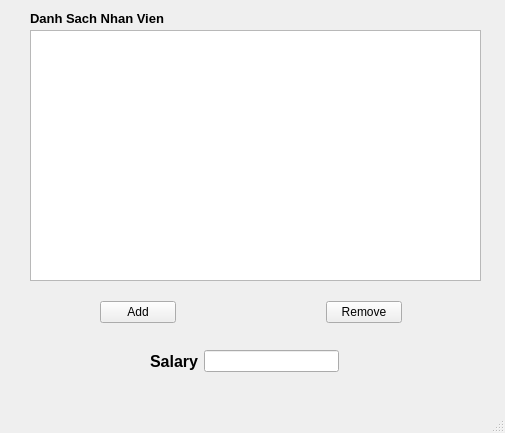
<?xml version="1.0" encoding="UTF-8"?>
<ui version="4.0">
 <class>MainWindow</class>
 <widget class="QMainWindow" name="MainWindow">
  <property name="geometry">
   <rect>
    <x>0</x>
    <y>0</y>
    <width>505</width>
    <height>433</height>
   </rect>
  </property>
  <property name="windowTitle">
   <string>MainWindow</string>
  </property>
  <widget class="QWidget" name="centralwidget">
   <widget class="QLabel" name="label">
    <property name="geometry">
     <rect>
      <x>30</x>
      <y>10</y>
      <width>281</width>
      <height>16</height>
     </rect>
    </property>
    <property name="font">
     <font>
      <family>Arial</family>
      <pointsize>10</pointsize>
      <weight>75</weight>
      <bold>true</bold>
     </font>
    </property>
    <property name="text">
     <string>Danh Sach Nhan Vien</string>
    </property>
   </widget>
   <widget class="QListWidget" name="listDanhSanh">
    <property name="geometry">
     <rect>
      <x>30</x>
      <y>30</y>
      <width>451</width>
      <height>251</height>
     </rect>
    </property>
   </widget>
   <widget class="QWidget" name="layoutWidget">
    <property name="geometry">
     <rect>
      <x>100</x>
      <y>300</y>
      <width>302</width>
      <height>25</height>
     </rect>
    </property>
    <layout class="QHBoxLayout" name="horizontalLayout">
     <property name="spacing">
      <number>150</number>
     </property>
     <item>
      <widget class="QPushButton" name="btnAdd">
       <property name="text">
        <string>Add</string>
       </property>
      </widget>
     </item>
     <item>
      <widget class="QPushButton" name="btnRemove">
       <property name="text">
        <string>Remove</string>
       </property>
      </widget>
     </item>
    </layout>
   </widget>
   <widget class="QWidget" name="">
    <property name="geometry">
     <rect>
      <x>150</x>
      <y>350</y>
      <width>189</width>
      <height>22</height>
     </rect>
    </property>
    <layout class="QHBoxLayout" name="horizontalLayout_2">
     <item>
      <widget class="QLabel" name="label_2">
       <property name="font">
        <font>
         <family>Arial</family>
         <pointsize>12</pointsize>
         <weight>75</weight>
         <bold>true</bold>
        </font>
       </property>
       <property name="text">
        <string>Salary</string>
       </property>
      </widget>
     </item>
     <item>
      <widget class="QLineEdit" name="txtSalary"/>
     </item>
    </layout>
   </widget>
  </widget>
  <widget class="QMenuBar" name="menubar">
   <property name="geometry">
    <rect>
     <x>0</x>
     <y>0</y>
     <width>505</width>
     <height>21</height>
    </rect>
   </property>
  </widget>
  <widget class="QStatusBar" name="statusbar"/>
 </widget>
 <resources/>
 <connections/>
</ui>
